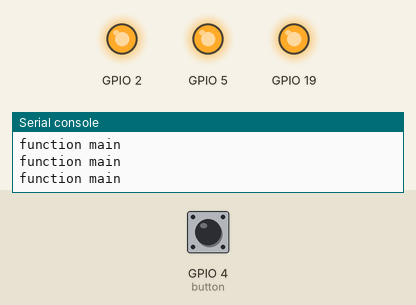
This program was run on a simulated ESP32 board running MicroPython. On the bench: output pins drawn as LEDs (lit = HIGH), the last lines printed to the serial console. The test bench sets the inputs (shaded band); at power-on: GPIO 4 (button) LOW.

Above: at 1.2 s.
1.3 s: GPIO 4 (button) pulled HIGH for 0.15 s
At 3.8 s:
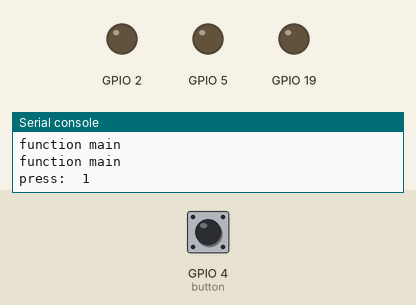
Timing chart, 0 to 9.5 s (numbered marks = the images above; inputs shaded):
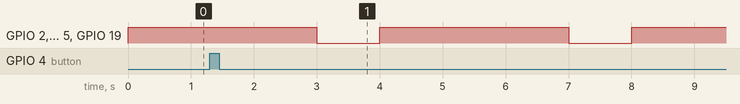

The program:

uasyncio.py
```python
import uasyncio
from machine import Pin
import sys


broke = False
button = Pin(4, Pin.IN)


# Task 2
async def buttonStop():
    global broke

    buttonPress = 0
    while True:
        if button.value():
            buttonPress += 1
            print("press: ", buttonPress)
            if buttonPress == 5:
                broke = True
                await uasyncio.sleep_ms(300)
                sys.exit()

            await uasyncio.sleep(1)
        await uasyncio.sleep_ms(10)


# Task 1
async def blink(led, period_ms):
    global broke
    print("function main")
    while True:
        if broke:
            print("xd")
            led.off()
            break
        led.on()
        await uasyncio.sleep_ms(3000)
        led.off()
        await uasyncio.sleep_ms(period_ms)


# Bucle de eventos.
async def main(led1, led2, led3):
    print("main")

    # create a task a partir de una corrutina dada.
    # with .create_task(corutine)
    #~~~~~
    ## uasyncio.create_task(blink(led1, 1000))
    ## uasyncio.create_task(blink(led2, 1000))
    ## uasyncio.create_task(blink(led3, 1000))
    ## print("change")
    ## await uasyncio.sleep_ms(10_000)
    ## print("endx")
    ## await uasyncio.sleep_ms(10000)
    ## print("popis\n\n")
    ## await uasyncio.sleep_ms(10000)

    t1 = blink(led1, 1000)
    t2 = blink(led2, 1000)
    t3 = blink(led3, 1000)
    buttonFunction = buttonStop()

    await uasyncio.gather(t1, t2,t3, buttonFunction)
    print("before await gather")

# Running on a generic board
uasyncio.run(main(Pin(5, Pin.OUT), Pin(2, Pin.OUT), Pin(19, Pin.OUT)))
print("popo")
```

Measured:
- by itself, GPIO 2, GPIO 5, GPIO 19: alternates HIGH for 3.0 s and LOW for 1.0 s
